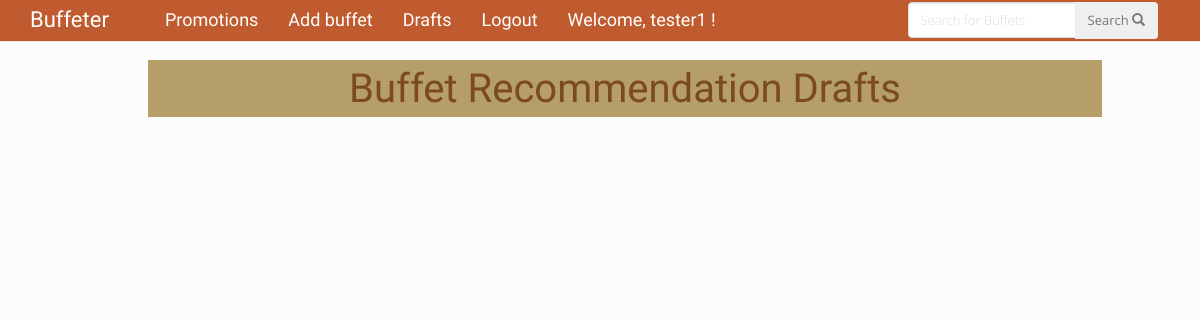
The app's page /drafts/ (signed in), older data.
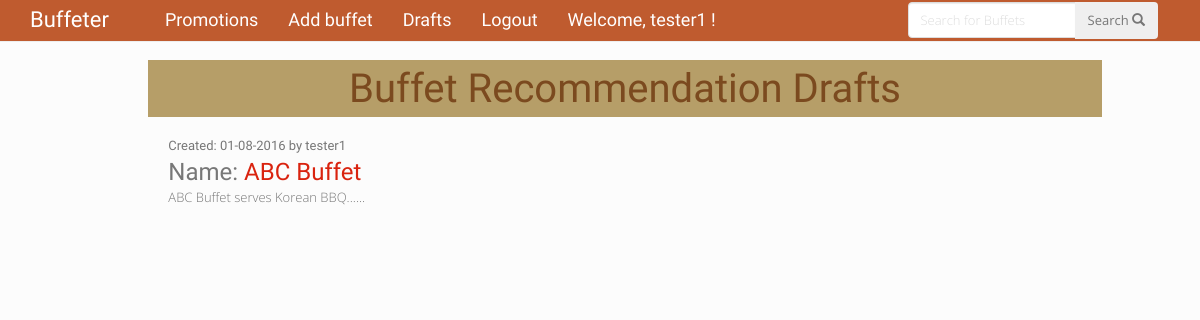
The same page, newer data.
### buffetinfo/models.py (models this page shows, shortened)
class Buffet(models.Model):
    author = models.ForeignKey('auth.User')
    name = models.CharField(max_length=200)
    location = models.CharField(max_length=200, choices=LOCATION_CHOICES)
    cuisine_type = models.CharField(max_length=200, choices=CUISINE_CHOICES)
    desc = models.TextField()
    hrs_opening = models.TimeField(help_text="")
    hrs_closing = models.TimeField(help_text="")
    phone_number = models.CharField(max_length=20, null=True)
    address = models.CharField(max_length=100, null=True)
    weekday_adult_breakfast_price = models.FloatField(blank=True, null=True)
    weekday_adult_lunch_price = models.FloatField(null=True)
    weekday_adult_hightea_price = models.FloatField(blank=True, null=True)
    weekday_adult_dinner_price = models.FloatField(null=True)
    weekday_child_breakfast_price = models.FloatField(blank=True, null=True)
    weekday_child_lunch_price = models.FloatField(blank=True, null=True)
    weekday_child_hightea_price = models.FloatField(blank=True, null=True)
    weekday_child_dinner_price = models.FloatField(blank=True, null=True)
    weekend_adult_breakfast_price = models.FloatField(blank=True, null=True)
    weekend_adult_lunch_price = models.FloatField(null=True)
    weekend_adult_hightea_price = models.FloatField(blank=True, null=True)
    weekend_adult_dinner_price = models.FloatField(null=True)
    weekend_child_breakfast_price = models.FloatField(blank=True, null=True)
    weekend_child_lunch_price = models.FloatField(blank=True, null=True)
    weekend_child_hightea_price = models.FloatField(blank=True, null=True)
    weekend_child_dinner_price = models.FloatField(blank=True, null=True)
    created_date = models.DateTimeField(
            default=timezone.now)
    published_date = models.DateTimeField(
            blank=True, null=True)
    objects = BuffetManager()

### buffetinfo/views.py (the view)
# urls.py: url(r'^drafts/$', views.buffet_draft_list, name='buffet_draft_list'),
@login_required
def buffet_draft_list(request):
    if (request.user.is_staff):
        buffets = Buffet.objects.filter(published_date__isnull=True).order_by('created_date')
    else:
        buffets = Buffet.objects.filter(published_date__isnull=True, author=request.user).order_by('created_date')
    return render(request, 'buffetinfo/buffet_draft_list.html', {'buffets': buffets})

### buffetinfo/models.py (called while the page is built)
    def get_queryset(self):
        return super(BuffetManager, self).get_queryset()

### buffetinfo/templates/buffetinfo/buffet_draft_list.html (shortened to what this page needs)
{% extends 'buffetinfo/base.html' %}
{% block content %}
<div id = "buffetdraft">
	<p> Buffet Recommendation Drafts {% if user.is_staff %} (for staff) {% endif %} </p>
</div>
    {% for buffet in buffets %}
        <div class="buffet">
        	<div id = "buffetdraftcreateddate">
            	<p class="date">Created: {{ buffet.created_date|date:'d-m-Y' }} by {{ buffet.author }}</p>
            </div>
            <div id = "buffetdraftlink">
            	<p>Name: <a href="{% url 'buffetinfo.views.buffet_detail' pk=buffet.pk %}">{{ buffet.name }}</a></p>
            </div>
            <p>{{ buffet.desc|truncatechars:200 }}...</p>
        </div>
    {% endfor %}
{% endblock %}

Row changes from the older to the newer data that the page shows:
added Buffet: created_date "01-08-2016", author "tester1", name "ABC Buffet", desc "ABC Buffet serves Korean BBQ..."
